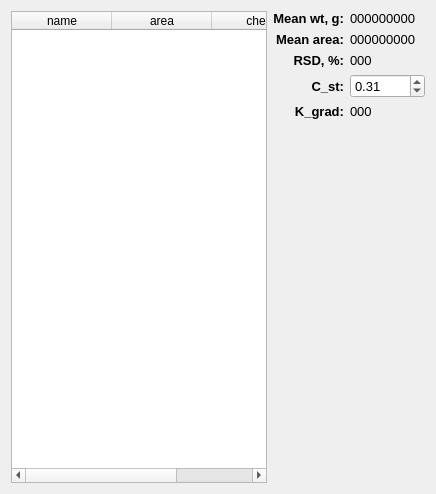
     <widget class="QWidget" name="S3CO">
      <attribute name="title">
       <string>S3CO</string>
      </attribute>
      <layout class="QGridLayout" name="gridLayout_6">
       <item row="0" column="0" rowspan="6">
        <widget class="QTableWidget" name="tableWidget_S3CO">
         <column>
          <property name="text">
           <string>name</string>
          </property>
         </column>
         <column>
          <property name="text">
           <string>area</string>
          </property>
         </column>
         <column>
          <property name="text">
           <string>check</string>
          </property>
         </column>
        </widget>
       </item>
       <item row="0" column="1">
        <widget class="QLabel" name="label_41">
         <property name="font">
          <font>
           <pointsize>10</pointsize>
           <weight>75</weight>
           <bold>true</bold>
          </font>
         </property>
         <property name="text">
          <string>Mean wt, g:</string>
         </property>
         <property name="alignment">
          <set>Qt::AlignRight|Qt::AlignTrailing|Qt::AlignVCenter</set>
         </property>
        </widget>
       </item>
       <item row="0" column="2">
        <widget class="QLabel" name="S3CO_wt">
         <property name="font">
          <font>
           <pointsize>10</pointsize>
          </font>
         </property>
         <property name="text">
          <string>000000000</string>
         </property>
        </widget>
       </item>
       <item row="1" column="1">
        <widget class="QLabel" name="label_10">
         <property name="font">
          <font>
           <pointsize>10</pointsize>
           <weight>75</weight>
           <bold>true</bold>
          </font>
         </property>
         <property name="text">
          <string>Mean area:</string>
         </property>
         <property name="alignment">
          <set>Qt::AlignRight|Qt::AlignTrailing|Qt::AlignVCenter</set>
         </property>
        </widget>
       </item>
       <item row="1" column="2">
        <widget class="QLabel" name="S3CO_mean">
         <property name="font">
          <font>
           <pointsize>10</pointsize>
          </font>
         </property>
         <property name="text">
          <string>000000000</string>
         </property>
        </widget>
       </item>
       <item row="2" column="1">
        <widget class="QLabel" name="label_9">
         <property name="font">
          <font>
           <pointsize>10</pointsize>
           <weight>75</weight>
           <bold>true</bold>
          </font>
         </property>
         <property name="text">
          <string>RSD, %:</string>
         </property>
         <property name="alignment">
          <set>Qt::AlignRight|Qt::AlignTrailing|Qt::AlignVCenter</set>
         </property>
        </widget>
       </item>
       <item row="2" column="2">
        <widget class="QLabel" name="S3CO_RSD">
         <property name="font">
          <font>
           <pointsize>10</pointsize>
          </font>
         </property>
         <property name="text">
          <string>000</string>
         </property>
        </widget>
       </item>
       <item row="3" column="1">
        <widget class="QLabel" name="label_27">
         <property name="font">
          <font>
           <pointsize>10</pointsize>
           <weight>75</weight>
           <bold>true</bold>
          </font>
         </property>
         <property name="text">
          <string>C_st:</string>
         </property>
         <property name="alignment">
          <set>Qt::AlignRight|Qt::AlignTrailing|Qt::AlignVCenter</set>
         </property>
        </widget>
       </item>
       <item row="3" column="2">
        <widget class="QDoubleSpinBox" name="S3CO_Cst">
         <property name="font">
          <font>
           <pointsize>10</pointsize>
          </font>
         </property>
         <property name="maximum">
          <double>1000.000000000000000</double>
         </property>
         <property name="singleStep">
          <double>0.010000000000000</double>
         </property>
         <property name="value">
          <double>0.310000000000000</double>
         </property>
        </widget>
       </item>
       <item row="4" column="1">
        <widget class="QLabel" name="label_28">
         <property name="font">
          <font>
           <pointsize>10</pointsize>
           <weight>75</weight>
           <bold>true</bold>
          </font>
         </property>
         <property name="text">
          <string>K_grad:</string>
         </property>
         <property name="alignment">
          <set>Qt::AlignRight|Qt::AlignTrailing|Qt::AlignVCenter</set>
         </property>
        </widget>
       </item>
       <item row="4" column="2">
        <widget class="QLabel" name="S3CO_Kg">
         <property name="font">
          <font>
           <pointsize>10</pointsize>
          </font>
         </property>
         <property name="text">
          <string>000</string>
         </property>
        </widget>
       </item>
       <item row="5" column="1" colspan="2">
        <spacer name="verticalSpacer_5">
         <property name="orientation">
          <enum>Qt::Vertical</enum>
         </property>
         <property name="sizeHint" stdset="0">
          <size>
           <width>20</width>
           <height>364</height>
          </size>
         </property>
        </spacer>
       </item>
      </layout>
     </widget>
